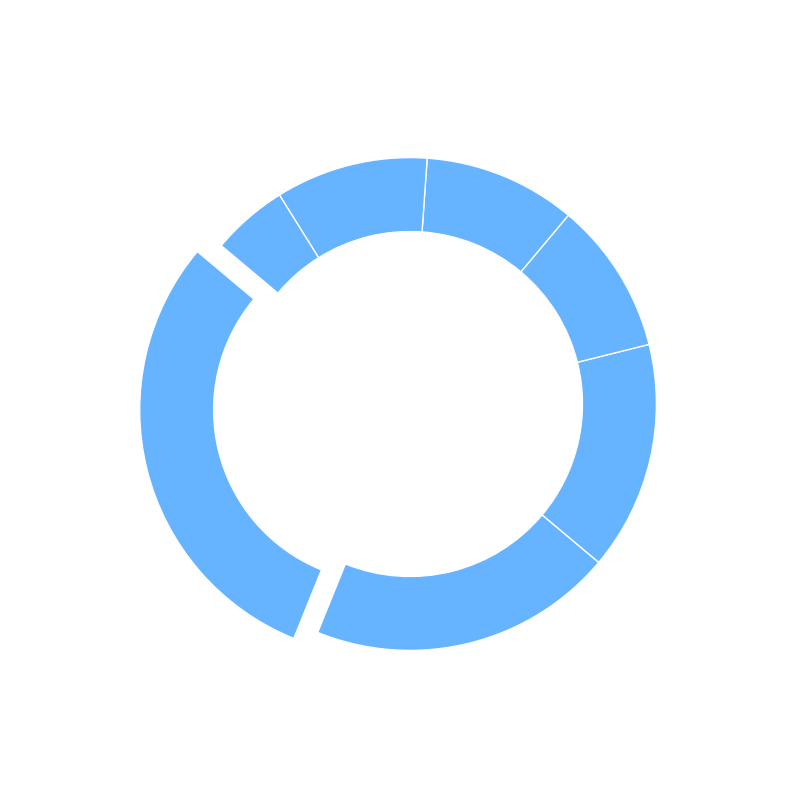

Write the Python code that produced this figure.
import matplotlib.pyplot as plt

shares = [30, 20, 15, 10, 10, 10, 5]
single_color = '#66b3ff'  
explode = (0.1, 0, 0, 0, 0, 0, 0)

fig, ax = plt.subplots(figsize=(8, 8))
ax.pie(
    shares, 
    autopct='',  # Disable percentage text inside wedges
    startangle=140, 
    colors=[single_color] * len(shares),  
    explode=explode, 
    wedgeprops={'width': 0.3}
)

plt.show()
